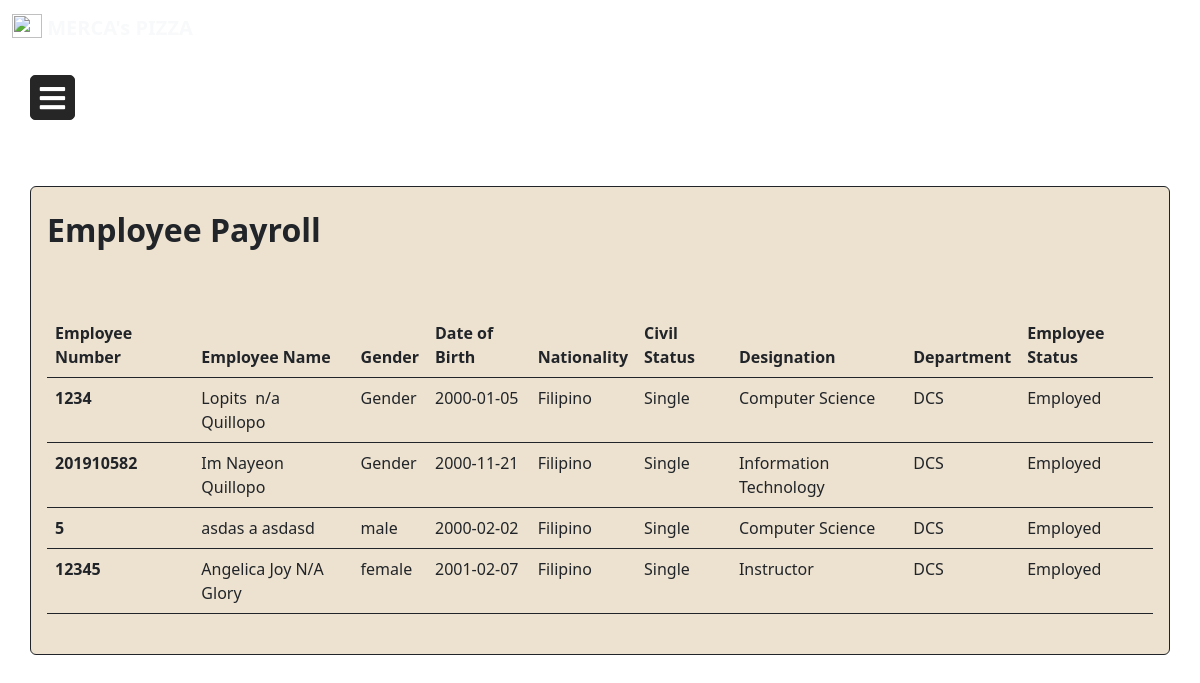
The app's page /payroll_emplist.php (signed in) with its own data.
### tables this page shows
CREATE TABLE `employee` (
  `id` int(11) NOT NULL,
  `employeenumber` varchar(255) NOT NULL,
  `employeename` varchar(255) NOT NULL,
  `gender` varchar(255) NOT NULL,
  `birthdate` date NOT NULL,
  `nationality` varchar(255) NOT NULL,
  `civilstatus` varchar(255) NOT NULL,
  `department` varchar(255) NOT NULL,
  `designation` varchar(255) NOT NULL,
  `employeestatus` varchar(255) NOT NULL,
  `picture` text NOT NULL,
  `contactnumber` varchar(255) NOT NULL,
  `email` varchar(255) NOT NULL,
  `age` varchar(20) NOT NULL,
  `paydate` date DEFAULT NULL,
  `dependent` varchar(255) DEFAULT NULL
);

### payroll_emplist.php (the view, shortened to what this page needs)
<?php
include "config.php";
if($_SESSION['usertype']=="hr" || $_SESSION['usertype']=="superadmin"){
?>
<!DOCTYPE html>
<html lang="en">
<head>
    <link rel="stylesheet" href="css/dashboard.css">
    <link rel="stylesheet" href="https://cdnjs.cloudflare.com/ajax/libs/font-awesome/5.15.3/css/all.min.css"/>
    <link rel="stylesheet" href="https://cdn.jsdelivr.net/npm/bootstrap-icons@1.9.1/font/bootstrap-icons.css">
    <link rel="stylesheet" href="css/main.min.css">
    </head>
    <nav class="navbar navbar-expand-md navbar-light">
        <div class="container-xxl">
            <a href="dashboard.php" class="navbar-brand">
                <img src="logo.png" alt="" width="30" height="24" class="d-inline-block align-text-top">
                <span class="fw-bold text-light">MERCA's PIZZA</span>
            </a>
        </div>
    </nav>
<body style="background-image: url(bg.webp);
            no-repeat center center fixed;
            -webkit-background-size: cover;
            -moz-background-size: cover;
            -o-background-size: cover;
            background-size: cover;">
    <section id="sides">
    <label for="check" class="mb-4 mt-1">
      <i class="fas fa-bars" id="btn"></i>
    </label>
    </section>
    <br>
    <br>
    <br>
    <br>
<section id="main">
<div class="container-sm form-group border p-3  justify-content-center border-dark rounded" id="empdetailscontainer" style="background-color: #EDE1CF;">
    <div class="row my-2">
      <div class="col-lg-4">
          <h2 style= "font-weight: bold;">Employee Payroll</h2>
      </div>
    </div>
    <div class="row my-2 gy-5 gx-10 justify-content-center">
        <div class="col-lg-12 d-flex justify-content-center">
        <table class="table table-hover border-dark">
  <thead>
    <tr>
      <th scope="col">Employee Number</th>
      <th scope="col">Employee Name</th>
      <th scope="col">Gender</th>
      <th scope="col">Date of Birth</th>
      <th scope="col">Nationality</th>
      <th scope="col">Civil Status</th>
      <th scope="col">Designation</th>
      <th scope="col">Department</th>
      <th scope="col">Employee Status</th>
    </tr>
  </thead>
  <tbody>
    <?php
    $query = "SELECT * FROM employee";
    $run_query = mysqli_query($conn, $query) or die(mysqli_error($conn));
    if (mysqli_num_rows($run_query) > 0){
    while ($row = mysqli_fetch_array($run_query)){
        $employeeid = $row['employeenumber'];
        $employeename = $row['employeename'];
        $gender = $row['gender'];
        $birthdate = $row['birthdate'];
        $nationality = $row['nationality'];
        $civilstatus = $row['civilstatus'];
        $designation = $row['designation'];
        $department = $row['department'];
        $id = $row['id'];
        $employeestatus = $row['employeestatus'];
        echo '<tr row_id="'.$id.'">';
        echo '<th scope="row">'.$employeeid.'</th>';
        echo '<td>'.$employeename.'</td>';
        echo '<td>'.$gender.'</td>';
        echo '<td>'.$birthdate.'</td>';
        echo '<td>'.$nationality.'</td>';
        echo '<td>'.$civilstatus.'</td>';
        echo '<td>'.$designation.'</td>';
        echo '<td>'.$department.'</td>';
        echo '<td>'.$employeestatus.'</td>';
        echo '</tr>';
        ?>
        <?php
    }}
    ?>
  </tbody>
</table>
        </div>
    </div>
</div>
</section>
</body>
</html>
<?php
}
else{
  echo '<script>alert("Unauthorized Web Access")</script>';
    echo '<script>window.location.href="dashboard.php"</script>';
}?>

### css/dashboard.css (style rules this page uses)
label #btn,label #cancel { position: absolute; cursor: pointer; color: white; border-radius: 5px; border: 1px solid #262626; margin: 15px 30px; font-size: 29px; background: #262626; height: 45px; width: 45px; text-align: center; line-height: 45px; transition: all .5s ease; }

### records on screen
employee: employeenumber "1234", employeename "Lopits n/a Quillopo", gender "Gender", birthdate "2000-01-05", nationality "Filipino", civilstatus "Single", designation "Computer Science", department "DCS", employeestatus "Employed"
employee: employeenumber "201910582", employeename "Im Nayeon Quillopo", gender "Gender", birthdate "2000-11-21", nationality "Filipino", civilstatus "Single", designation "Information Technology", department "DCS", employeestatus "Employed"
employee: employeenumber "5", employeename "asdas a asdasd", gender "male", birthdate "2000-02-02", nationality "Filipino", civilstatus "Single", designation "Computer Science", department "DCS", employeestatus "Employed"
employee: employeenumber "12345", employeename "Angelica Joy N/A Glory", gender "female", birthdate "2001-02-07", nationality "Filipino", civilstatus "Single", designation "Instructor", department "DCS", employeestatus "Employed"
